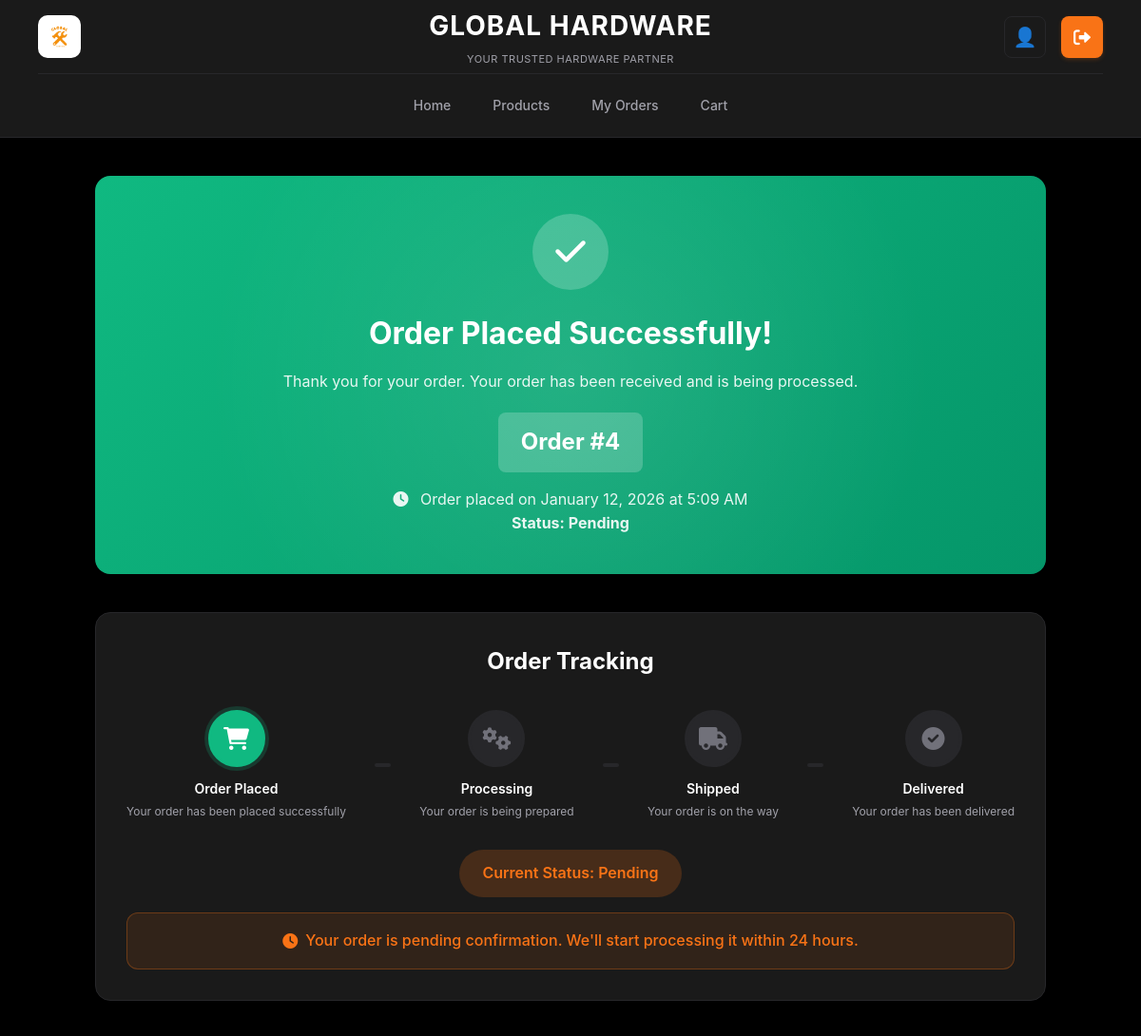
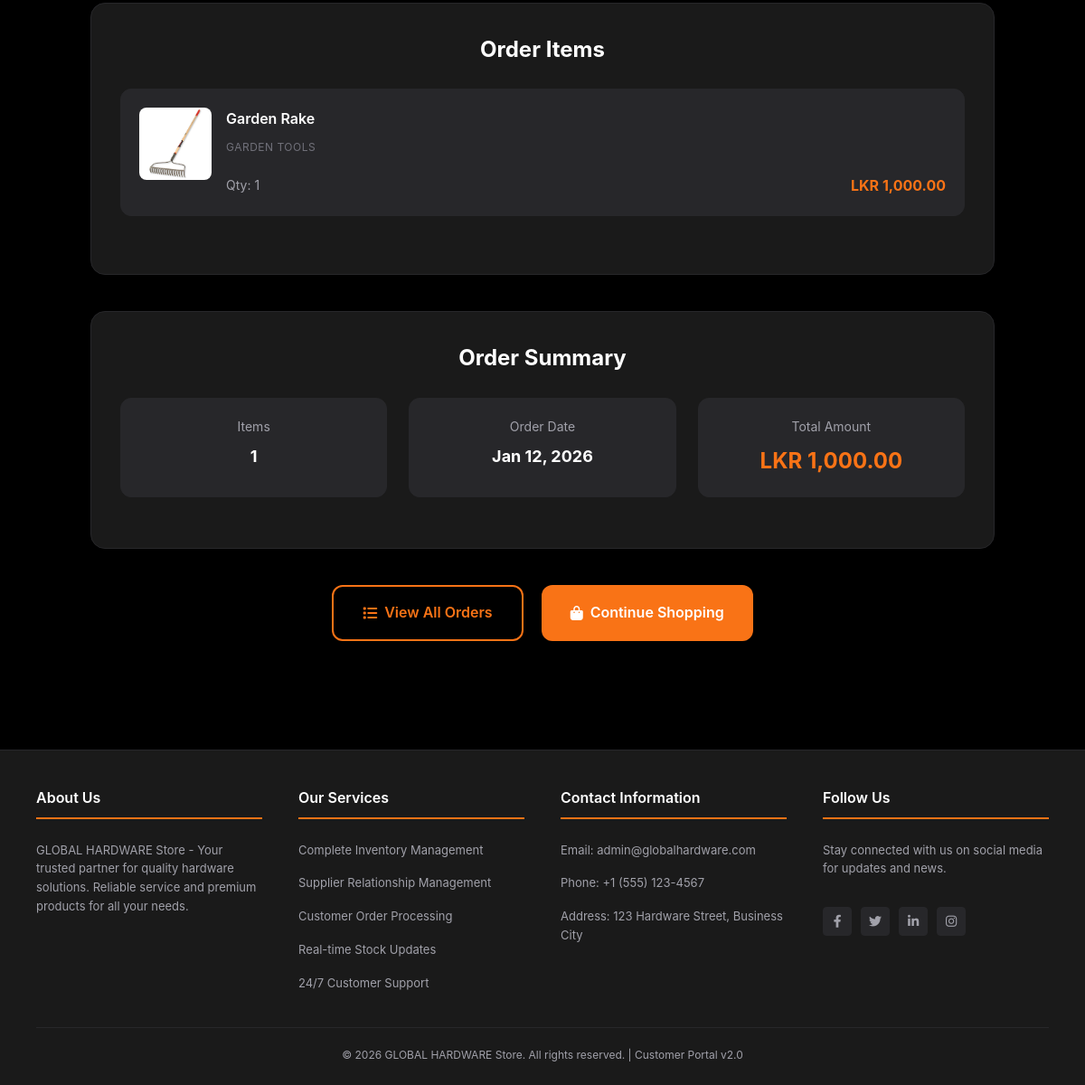
Page /customer/order_success.php?order_id=4 (signed in) on the committed database (2 pictures, top to bottom).
### tables this page shows
CREATE TABLE `orders` (
  `order_id` int(11) NOT NULL,
  `customer_id` int(11) NOT NULL,
  `order_date` datetime DEFAULT current_timestamp(),
  `total_amount` decimal(10,2) NOT NULL,
  `status` enum('Pending','Processing','Completed','Cancelled') DEFAULT 'Pending'
);

CREATE TABLE `order_items` (
  `order_item_id` int(11) NOT NULL,
  `order_id` int(11) NOT NULL,
  `product_id` int(11) NOT NULL,
  `quantity` int(11) NOT NULL,
  `unit_price` decimal(10,2) NOT NULL
);

CREATE TABLE `products` (
  `product_id` int(11) NOT NULL,
  `name` varchar(100) NOT NULL,
  `category` varchar(50) DEFAULT NULL,
  `price` decimal(10,2) NOT NULL,
  `stock` int(11) NOT NULL DEFAULT 0,
  `description` text DEFAULT NULL,
  `image` varchar(255) DEFAULT NULL,
  `status` enum('Available','Out of Stock') DEFAULT 'Available',
  `created_at` datetime DEFAULT current_timestamp()
);

### customer/order_success.php (the view, shortened to what this page needs)
<?php
require_once '../config/db.php';
$orderId = intval($_GET['order_id'] ?? 0);
$stmt = $pdo->prepare("SELECT * FROM orders WHERE order_id = ? AND customer_id = ?");
$stmt->execute([$orderId, $_SESSION['customer_id']]);
$order = $stmt->fetch();
$itemsStmt = $pdo->prepare("SELECT oi.*, p.name as product_name, p.image, p.description, p.category
    FROM order_items oi
    JOIN products p ON oi.product_id = p.product_id
    WHERE oi.order_id = ?");
$itemsStmt->execute([$orderId]);
$orderItems = $itemsStmt->fetchAll();
?>
<!DOCTYPE html>
<html lang="en">
<head>
    <link rel="stylesheet" href="footer_styles.css">
    <link rel="stylesheet" href="common_styles.css">
    <link rel="stylesheet" href="https://cdnjs.cloudflare.com/ajax/libs/font-awesome/6.0.0/css/all.min.css">
</head>
<body>
    <?php include 'header.php'; ?>
    <main class="main-content">
        <div class="success-container">
            <div class="success-header">
                <div class="success-content">
                    <div class="success-icon">
                        <i class="fas fa-check"></i>
                    </div>
                    <h1 class="success-title">Order Placed Successfully!</h1>
                    <p class="success-message">Thank you for your order. Your order has been received and is being processed.</p>
                    <div class="order-number">Order #<?= $order['order_id'] ?></div>
                    <div class="order-meta">
                        <i class="fas fa-clock" style="margin-right: 8px;"></i>
                        Order placed on <?= date('F j, Y \a\t g:i A', strtotime($order['order_date'])) ?>
                        <br>
                        <strong>Status: <?= htmlspecialchars($order['status']) ?></strong>
                    </div>
                </div>
            </div>
            <div class="order-tracking-section">
                <h2 class="tracking-title">Order Tracking</h2>
                <div class="tracking-progress">
                    <?php
                    $currentStatus = trim($order['status']);
                    $statusOrder = ['Pending', 'Processing', 'Shipped', 'Delivered'];
                    $currentIndex = array_search($currentStatus, $statusOrder);
                    ?>
                    <div class="progress-step <?= $currentIndex >= 0 ? 'completed' : ($currentStatus === 'Pending' ? 'active' : '') ?>">
                        <div class="step-icon">
                            <i class="fas fa-shopping-cart"></i>
                        </div>
                        <div class="step-content">
                            <div class="step-title">Order Placed</div>
                            <div class="step-description">Your order has been placed successfully</div>
                        </div>
                    </div>
                    <div class="progress-line <?= $currentIndex >= 1 ? 'completed' : '' ?>"></div>
                    <div class="progress-step <?= $currentIndex >= 1 ? 'completed' : ($currentStatus === 'Processing' ? 'active' : '') ?>">
                        <div class="step-icon">
                            <i class="fas fa-cogs"></i>
                        </div>
                        <div class="step-content">
                            <div class="step-title">Processing</div>
                            <div class="step-description">Your order is being prepared</div>
                        </div>
                    </div>
                    <div class="progress-line <?= $currentIndex >= 2 ? 'completed' : '' ?>"></div>
                    <div class="progress-step <?= $currentIndex >= 2 ? 'completed' : ($currentStatus === 'Shipped' ? 'active' : '') ?>">
                        <div class="step-icon">
                            <i class="fas fa-truck"></i>
                        </div>
                        <div class="step-content">
                            <div class="step-title">Shipped</div>
                            <div class="step-description">Your order is on the way</div>
                        </div>
                    </div>
                    <div class="progress-line <?= $currentIndex >= 3 ? 'completed' : '' ?>"></div>
                    <div class="progress-step <?= $currentIndex >= 3 ? 'completed' : ($currentStatus === 'Delivered' ? 'active' : '') ?>">
                        <div class="step-icon">
                            <i class="fas fa-check-circle"></i>
                        </div>
                        <div class="step-content">
                            <div class="step-title">Delivered</div>
                            <div class="step-description">Your order has been delivered</div>
                        </div>
                    </div>
                </div>
                <div class="current-status">
                    <div class="status-badge status-<?= strtolower($currentStatus) ?>">
                        Current Status: <?= htmlspecialchars($currentStatus) ?>
                    </div>
                    <?php if (strtolower($currentStatus) === 'cancelled'): ?>
                        <div class="status-message cancelled">
                            <i class="fas fa-times-circle"></i>
                            This order has been cancelled. If you have any questions, please contact our support team.
                        </div>
                    <?php else: ?>
                        <div class="status-message pending">
                            <i class="fas fa-clock"></i>
                            Your order is pending confirmation. We'll start processing it within 24 hours.
                        </div>
                    <?php endif; ?>
                </div>
            </div>
            <div class="order-items-section">
                <h2 class="items-title">Order Items</h2>
                <div class="order-items-grid">
                    <?php foreach($orderItems as $item): ?>
                    <div class="order-item-card">
                        <div class="item-image">
                            <?php if (!empty($item['image'])): ?>
                                <img src="../assets/images/<?= htmlspecialchars($item['image']) ?>"
                                     alt="<?= htmlspecialchars($item['product_name']) ?>"
                                     onerror="this.parentElement.innerHTML='<div style=\'display: flex; align-items: center; justify-content: center; height: 100%; color: var(--text-muted);\'><i class=\'fas fa-box\' style=\'font-size: 32px;\'></i></div>'">
                            <?php else: ?>
                                <i class="fas fa-box" style="font-size: 32px; color: var(--text-muted);"></i>
                            <?php endif; ?>
                        </div>
                        <div class="item-details">
                            <div class="item-name"><?= htmlspecialchars($item['product_name']) ?></div>
                            <div class="item-category"><?= htmlspecialchars($item['category']) ?></div>
                            <div class="item-pricing">
                                <span class="item-quantity">Qty: <?= $item['quantity'] ?></span>
                                <span class="item-price">LKR <?= number_format($item['quantity'] * $item['unit_price'], 2) ?></span>
                            </div>
                        </div>
                    </div>
                    <?php endforeach; ?>
                </div>
            </div>
            <div class="order-summary">
                <h2 class="summary-title">Order Summary</h2>
                <div class="summary-grid">
                    <div class="summary-item">
                        <div class="summary-label">Items</div>
                        <div class="summary-value"><?= count($orderItems) ?></div>
                    </div>
                    <div class="summary-item">
                        <div class="summary-label">Order Date</div>
                        <div class="summary-value"><?= date('M j, Y', strtotime($order['order_date'])) ?></div>
                    </div>
                    <div class="summary-item">
                        <div class="summary-label">Total Amount</div>
                        <div class="summary-value total">LKR <?= number_format($order['total_amount'], 2) ?></div>
                    </div>
                </div>
            </div>
            <div class="action-buttons">
                <a href="orders.php" class="action-btn secondary">
                    <i class="fas fa-list"></i>
                    View All Orders
                </a>
                <a href="products.php" class="action-btn primary">
                    <i class="fas fa-shopping-bag"></i>
                    Continue Shopping
                </a>
            </div>
        </div>
    </main>
    <?php include 'footer.php'; ?>
</body>
</html>

### customer/common_styles.css (style rules this page uses)
* { margin: 0; padding: 0; box-sizing: border-box; }
:root { --sidebar-bg: #1a1a1a; --main-bg: #000000; --card-bg: #1a1a1a; --orange: #f97316; --orange-dark: #ea580c; --text-primary: #ffffff; --text-secondary: #a1a1aa; --text-muted: #71717a; --border-color: #27272a; --hover-bg: #27272a; --success-color: #10b981; --danger-color: #ef4444; }
body { font-family: 'Inter', -apple-system, BlinkMacSystemFont, 'Segoe UI', Roboto, sans-serif; background: var(--main-bg); color: var(--text-primary); line-height: 1.6; font-size: 14px; min-height: 100vh; }
.main-content { max-width: 1400px; margin: 0 auto; padding: 40px; }

### rows in the picture
orders: order_id "4", order_date "January 12, 2026 at 5:09 AM", status "Pending", order_date "Jan 12, 2026", total_amount "1,000.00"
order_items: product.image (picture), product.name "Garden Rake", product.category "GARDEN TOOLS", quantity "1", $item['quantity'] * $item['unit_price'] "1,000.00"

### other values in the picture
count($orderItems) "1"
